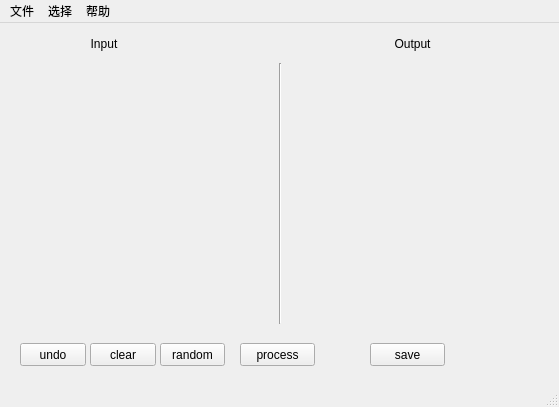
<?xml version="1.0" encoding="UTF-8"?>
<ui version="4.0">
 <class>MainWindow</class>
 <widget class="QMainWindow" name="MainWindow">
  <property name="geometry">
   <rect>
    <x>0</x>
    <y>0</y>
    <width>559</width>
    <height>407</height>
   </rect>
  </property>
  <property name="windowTitle">
   <string>MainWindow</string>
  </property>
  <widget class="QWidget" name="centralwidget">
   <widget class="QPushButton" name="undoBtn">
    <property name="geometry">
     <rect>
      <x>20</x>
      <y>320</y>
      <width>66</width>
      <height>23</height>
     </rect>
    </property>
    <property name="sizePolicy">
     <sizepolicy hsizetype="Fixed" vsizetype="Fixed">
      <horstretch>0</horstretch>
      <verstretch>0</verstretch>
     </sizepolicy>
    </property>
    <property name="text">
     <string>undo</string>
    </property>
   </widget>
   <widget class="QPushButton" name="processBtn">
    <property name="geometry">
     <rect>
      <x>240</x>
      <y>320</y>
      <width>75</width>
      <height>23</height>
     </rect>
    </property>
    <property name="text">
     <string>process</string>
    </property>
   </widget>
   <widget class="QPushButton" name="clearBtn">
    <property name="geometry">
     <rect>
      <x>90</x>
      <y>320</y>
      <width>66</width>
      <height>23</height>
     </rect>
    </property>
    <property name="sizePolicy">
     <sizepolicy hsizetype="Fixed" vsizetype="Fixed">
      <horstretch>0</horstretch>
      <verstretch>0</verstretch>
     </sizepolicy>
    </property>
    <property name="text">
     <string>clear</string>
    </property>
   </widget>
   <widget class="QPushButton" name="randomBtn">
    <property name="geometry">
     <rect>
      <x>160</x>
      <y>320</y>
      <width>65</width>
      <height>23</height>
     </rect>
    </property>
    <property name="sizePolicy">
     <sizepolicy hsizetype="Fixed" vsizetype="Fixed">
      <horstretch>0</horstretch>
      <verstretch>0</verstretch>
     </sizepolicy>
    </property>
    <property name="text">
     <string>random</string>
    </property>
   </widget>
   <widget class="QPushButton" name="SaveBtn">
    <property name="geometry">
     <rect>
      <x>370</x>
      <y>320</y>
      <width>75</width>
      <height>23</height>
     </rect>
    </property>
    <property name="text">
     <string>save</string>
    </property>
   </widget>
   <widget class="QWidget" name="">
    <property name="geometry">
     <rect>
      <x>90</x>
      <y>10</y>
      <width>341</width>
      <height>21</height>
     </rect>
    </property>
    <layout class="QHBoxLayout" name="horizontalLayout_4">
     <item>
      <widget class="QLabel" name="Input">
       <property name="text">
        <string>Input</string>
       </property>
       <property name="alignment">
        <set>Qt::AlignCenter</set>
       </property>
      </widget>
     </item>
     <item>
      <spacer name="horizontalSpacer_3">
       <property name="orientation">
        <enum>Qt::Horizontal</enum>
       </property>
       <property name="sizeHint" stdset="0">
        <size>
         <width>188</width>
         <height>18</height>
        </size>
       </property>
      </spacer>
     </item>
     <item>
      <widget class="QLabel" name="Output">
       <property name="text">
        <string>Output</string>
       </property>
       <property name="alignment">
        <set>Qt::AlignCenter</set>
       </property>
      </widget>
     </item>
    </layout>
   </widget>
   <widget class="QWidget" name="">
    <property name="geometry">
     <rect>
      <x>20</x>
      <y>40</y>
      <width>521</width>
      <height>261</height>
     </rect>
    </property>
    <layout class="QHBoxLayout" name="horizontalLayout_3">
     <item>
      <widget class="QWidget" name="InputPaintBoard" native="true"/>
     </item>
     <item>
      <widget class="Line" name="line">
       <property name="orientation">
        <enum>Qt::Vertical</enum>
       </property>
      </widget>
     </item>
     <item>
      <widget class="QWidget" name="OutputPaintBoard" native="true"/>
     </item>
    </layout>
   </widget>
  </widget>
  <widget class="QMenuBar" name="menubar">
   <property name="geometry">
    <rect>
     <x>0</x>
     <y>0</y>
     <width>559</width>
     <height>22</height>
    </rect>
   </property>
   <widget class="QMenu" name="menu">
    <property name="title">
     <string>文件</string>
    </property>
    <addaction name="actionselect"/>
    <addaction name="actionexit"/>
   </widget>
   <widget class="QMenu" name="menu_2">
    <property name="title">
     <string>选择</string>
    </property>
   </widget>
   <widget class="QMenu" name="menu_3">
    <property name="title">
     <string>帮助</string>
    </property>
   </widget>
   <addaction name="menu"/>
   <addaction name="menu_2"/>
   <addaction name="menu_3"/>
  </widget>
  <widget class="QStatusBar" name="statusbar"/>
  <action name="actionselect">
   <property name="text">
    <string>select</string>
   </property>
  </action>
  <action name="actionexit">
   <property name="text">
    <string>exit</string>
   </property>
  </action>
 </widget>
 <resources/>
 <connections/>
</ui>
